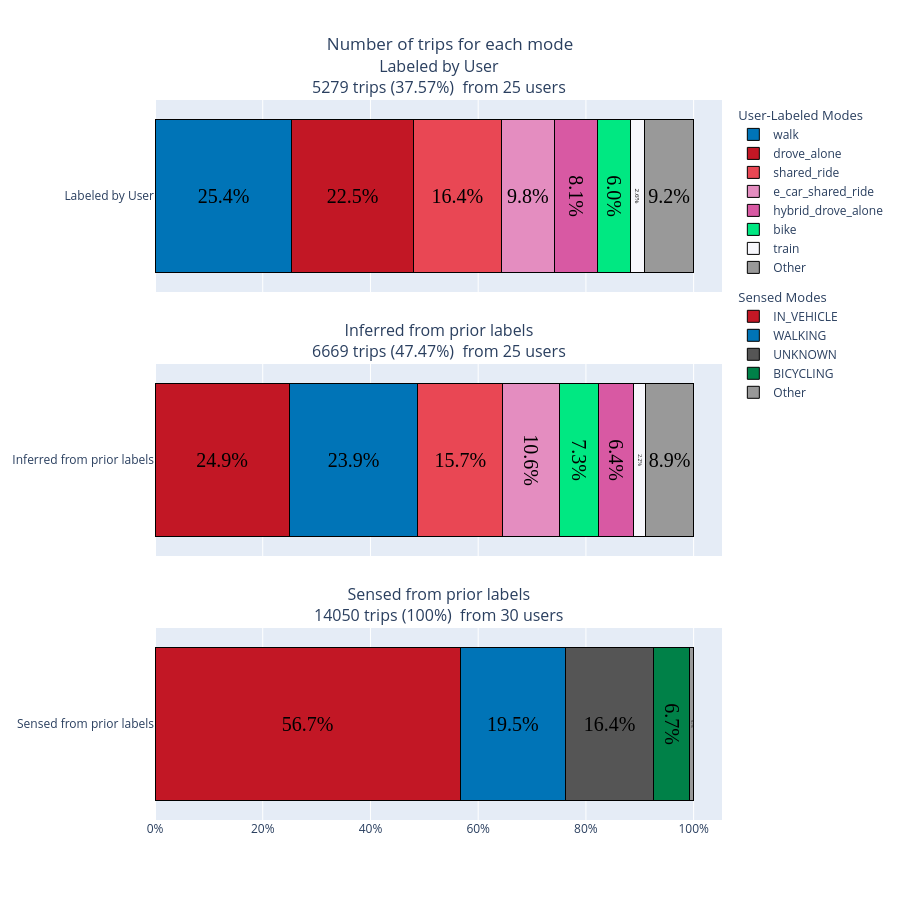

Write notebook code for a chart like this one.
### Code cell
text_results = [["Unmodified Alt Text", "Unmodified HTML"], ["Unmodified Alt Text", "Unmodified HTML"], ["Unmodified Alt Text", "Unmodified HTML"]]

panels = [
    {
        "df": expanded_ct,
        "text": stacked_bar_quality_text_labeled,
        "label": "Labeled by User",
        "legend_title": "User-Labeled Modes",
        "mode_col": "mode_confirm_w_other",
        "colors": colors_mode,
        "show_legend": True
    },

    {
        "df": expanded_ct_inferred,
        "text": stacked_bar_quality_text_inferred,
        "label": "Inferred from prior labels",
        "legend_title": "Inferred Modes",
        "mode_col": "mode_confirm_w_other",
        "colors": colors_mode,
        "show_legend": False
    },

    {
        "df": expanded_ct_sensed,
        "text": stacked_bar_quality_text_sensed,
        "label": "Sensed from prior labels",
        "legend_title": "Sensed Modes",
        "mode_col": "primary_mode",
        "colors": colors_sensed,
        "show_legend": True
    }
]

#layout + column params - TITLE IS DEFINED IN LAYOUT below, NOT IN BUILD_TRIP_PLOT
plot_title = "Number of trips for each mode"
plot_one_layout = dict(height=900,barmode='stack',showlegend=True,title=dict(text=plot_title, x=0.5),legend=dict(orientation="v",traceorder="grouped",tracegroupgap=10))

fig, filename = build_trip_plot(
    distance_col="distance",
    plot_title="Number of trips for each mode",
    file_name="Number_trips_each_mode",
    panels=panels,
    threshold=0.02,
    layout=plot_one_layout,
    use_distance=True
)

fig.update_layout(plot_one_layout)

### Figure 1 — Plotly figure (JSON) as saved in the notebook; plotly's stock layout.template omitted (floating-point values rounded to 4 significant figures)
{"data": [{"hovertemplate": "walk: 25.4%<extra></extra>", "insidetextanchor": "middle", "insidetextfont": {"color": "black", "family": "Times", "size": 20}, "legendgroup": "group_labeled_by_user", "legendgrouptitle": {"text": "User-Labeled Modes"}, "marker": {"color": "#0074b7", "line": {"color": "black", "width": 1}}, "name": "walk", "orientation": "h", "showlegend": true, "text": ["25.4%"], "textposition": "inside", "type": "bar", "x": [0.2542], "xaxis": "x", "y": ["Labeled by User"], "yaxis": "y"}, {"hovertemplate": "drove_alone: 22.5%<extra></extra>", "insidetextanchor": "middle", "insidetextfont": {"color": "black", "family": "Times", "size": 20}, "legendgroup": "group_labeled_by_user", "legendgrouptitle": {"text": "User-Labeled Modes"}, "marker": {"color": "#c21725", "line": {"color": "black", "width": 1}}, "name": "drove_alone", "orientation": "h", "showlegend": true, "text": ["22.5%"], "textposition": "inside", "type": "bar", "x": [0.225], "xaxis": "x", "y": ["Labeled by User"], "yaxis": "y"}, {"hovertemplate": "shared_ride: 16.4%<extra></extra>", "insidetextanchor": "middle", "insidetextfont": {"color": "black", "family": "Times", "size": 20}, "legendgroup": "group_labeled_by_user", "legendgrouptitle": {"text": "User-Labeled Modes"}, "marker": {"color": "#e94754", "line": {"color": "black", "width": 1}}, "name": "shared_ride", "orientation": "h", "showlegend": true, "text": ["16.4%"], "textposition": "inside", "type": "bar", "x": [0.1637], "xaxis": "x", "y": ["Labeled by User"], "yaxis": "y"}, {"hovertemplate": "e_car_shared_ride: 9.8%<extra></extra>", "insidetextanchor": "middle", "insidetextfont": {"color": "black", "family": "Times", "size": 20}, "legendgroup": "group_labeled_by_user", "legendgrouptitle": {"text": "User-Labeled Modes"}, "marker": {"color": "#e48dc0", "line": {"color": "black", "width": 1}}, "name": "e_car_shared_ride", "orientation": "h", "showlegend": true, "text": ["9.8%"], "textposition": "inside", "type": "bar", "x": [0.09831], "xaxis": "x", "y": ["Labeled by User"], "yaxis": "y"}, {"hovertemplate": "hybrid_drove_alone: 8.1%<extra></extra>", "insidetextanchor": "middle", "insidetextfont": {"color": "black", "family": "Times", "size": 20}, "legendgroup": "group_labeled_by_user", "legendgrouptitle": {"text": "User-Labeled Modes"}, "marker": {"color": "#d859a3", "line": {"color": "black", "width": 1}}, "name": "hybrid_drove_alone", "orientation": "h", "showlegend": true, "text": ["8.1%"], "textposition": "inside", "type": "bar", "x": [0.08089], "xaxis": "x", "y": ["Labeled by User"], "yaxis": "y"}, {"hovertemplate": "bike: 6.0%<extra></extra>", "insidetextanchor": "middle", "insidetextfont": {"color": "black", "family": "Times", "size": 20}, "legendgroup": "group_labeled_by_user", "legendgrouptitle": {"text": "User-Labeled Modes"}, "marker": {"color": "#00e882", "line": {"color": "black", "width": 1}}, "name": "bike", "orientation": "h", "showlegend": true, "text": ["6.0%"], "textposition": "inside", "type": "bar", "x": [0.06043], "xaxis": "x", "y": ["Labeled by User"], "yaxis": "y"}, {"hovertemplate": "train: 2.6%<extra></extra>", "insidetextanchor": "middle", "insidetextfont": {"color": "black", "family": "Times", "size": 20}, "legendgroup": "group_labeled_by_user", "legendgrouptitle": {"text": "User-Labeled Modes"}, "marker": {"color": "#f7f7fc", "line": {"color": "black", "width": 1}}, "name": "train", "orientation": "h", "showlegend": true, "text": ["2.6%"], "textposition": "inside", "type": "bar", "x": [0.02576], "xaxis": "x", "y": ["Labeled by User"], "yaxis": "y"}, {"hovertemplate": "Other: 9.2%<extra></extra>", "insidetextanchor": "middle", "insidetextfont": {"color": "black", "family": "Times", "size": 20}, "legendgroup": "group_labeled_by_user", "legendgrouptitle": {"text": "User-Labeled Modes"}, "marker": {"color": "#999", "line": {"color": "black", "width": 1}}, "name": "Other", "orientation": "h", "showlegend": true, "text": ["9.2%"], "textposition": "inside", "type": "bar", "x": [0.09168], "xaxis": "x", "y": ["Labeled by User"], "yaxis": "y"}, {"hovertemplate": "drove_alone: 24.9%<extra></extra>", "insidetextanchor": "middle", "insidetextfont": {"color": "black", "family": "Times", "size": 20}, "legendgroup": "group_inferred_from_prior_labels", "legendgrouptitle": {"text": "Inferred Modes"}, "marker": {"color": "#c21725", "line": {"color": "black", "width": 1}}, "name": "drove_alone", "orientation": "h", "showlegend": false, "text": ["24.9%"], "textposition": "inside", "type": "bar", "x": [0.2494], "xaxis": "x2", "y": ["Inferred from prior labels"], "yaxis": "y2"}, {"hovertemplate": "walk: 23.9%<extra></extra>", "insidetextanchor": "middle", "insidetextfont": {"color": "black", "family": "Times", "size": 20}, "legendgroup": "group_inferred_from_prior_labels", "legendgrouptitle": {"text": "Inferred Modes"}, "marker": {"color": "#0074b7", "line": {"color": "black", "width": 1}}, "name": "walk", "orientation": "h", "showlegend": false, "text": ["23.9%"], "textposition": "inside", "type": "bar", "x": [0.2389], "xaxis": "x2", "y": ["Inferred from prior labels"], "yaxis": "y2"}, {"hovertemplate": "shared_ride: 15.7%<extra></extra>", "insidetextanchor": "middle", "insidetextfont": {"color": "black", "family": "Times", "size": 20}, "legendgroup": "group_inferred_from_prior_labels", "legendgrouptitle": {"text": "Inferred Modes"}, "marker": {"color": "#e94754", "line": {"color": "black", "width": 1}}, "name": "shared_ride", "orientation": "h", "showlegend": false, "text": ["15.7%"], "textposition": "inside", "type": "bar", "x": [0.1568], "xaxis": "x2", "y": ["Inferred from prior labels"], "yaxis": "y2"}, {"hovertemplate": "e_car_shared_ride: 10.6%<extra></extra>", "insidetextanchor": "middle", "insidetextfont": {"color": "black", "family": "Times", "size": 20}, "legendgroup": "group_inferred_from_prior_labels", "legendgrouptitle": {"text": "Inferred Modes"}, "marker": {"color": "#e48dc0", "line": {"color": "black", "width": 1}}, "name": "e_car_shared_ride", "orientation": "h", "showlegend": false, "text": ["10.6%"], "textposition": "inside", "type": "bar", "x": [0.106], "xaxis": "x2", "y": ["Inferred from prior labels"], "yaxis": "y2"}, {"hovertemplate": "bike: 7.3%<extra></extra>", "insidetextanchor": "middle", "insidetextfont": {"color": "black", "family": "Times", "size": 20}, "legendgroup": "group_inferred_from_prior_labels", "legendgrouptitle": {"text": "Inferred Modes"}, "marker": {"color": "#00e882", "line": {"color": "black", "width": 1}}, "name": "bike", "orientation": "h", "showlegend": false, "text": ["7.3%"], "textposition": "inside", "type": "bar", "x": [0.07302], "xaxis": "x2", "y": ["Inferred from prior labels"], "yaxis": "y2"}, {"hovertemplate": "hybrid_drove_alone: 6.4%<extra></extra>", "insidetextanchor": "middle", "insidetextfont": {"color": "black", "family": "Times", "size": 20}, "legendgroup": "group_inferred_from_prior_labels", "legendgrouptitle": {"text": "Inferred Modes"}, "marker": {"color": "#d859a3", "line": {"color": "black", "width": 1}}, "name": "hybrid_drove_alone", "orientation": "h", "showlegend": false, "text": ["6.4%"], "textposition": "inside", "type": "bar", "x": [0.06403], "xaxis": "x2", "y": ["Inferred from prior labels"], "yaxis": "y2"}, {"hovertemplate": "train: 2.2%<extra></extra>", "insidetextanchor": "middle", "insidetextfont": {"color": "black", "family": "Times", "size": 20}, "legendgroup": "group_inferred_from_prior_labels", "legendgrouptitle": {"text": "Inferred Modes"}, "marker": {"color": "#f7f7fc", "line": {"color": "black", "width": 1}}, "name": "train", "orientation": "h", "showlegend": false, "text": ["2.2%"], "textposition": "inside", "type": "bar", "x": [0.02249], "xaxis": "x2", "y": ["Inferred from prior labels"], "yaxis": "y2"}, {"hovertemplate": "Other: 8.9%<extra></extra>", "insidetextanchor": "middle", "insidetextfont": {"color": "black", "family": "Times", "size": 20}, "legendgroup": "group_inferred_from_prior_labels", "legendgrouptitle": {"text": "Inferred Modes"}, "marker": {"color": "#999", "line": {"color": "black", "width": 1}}, "name": "Other", "orientation": "h", "showlegend": false, "text": ["8.9%"], "textposition": "inside", "type": "bar", "x": [0.08937], "xaxis": "x2", "y": ["Inferred from prior labels"], "yaxis": "y2"}, {"hovertemplate": "IN_VEHICLE: 56.7%<extra></extra>", "insidetextanchor": "middle", "insidetextfont": {"color": "black", "family": "Times", "size": 20}, "legendgroup": "group_sensed_from_prior_labels", "legendgrouptitle": {"text": "Sensed Modes"}, "marker": {"color": "#c21725", "line": {"color": "black", "width": 1}}, "name": "IN_VEHICLE", "orientation": "h", "showlegend": true, "text": ["56.7%"], "textposition": "inside", "type": "bar", "x": [0.567], "xaxis": "x3", "y": ["Sensed from prior labels"], "yaxis": "y3"}, {"hovertemplate": "WALKING: 19.5%<extra></extra>", "insidetextanchor": "middle", "insidetextfont": {"color": "black", "family": "Times", "size": 20}, "legendgroup": "group_sensed_from_prior_labels", "legendgrouptitle": {"text": "Sensed Modes"}, "marker": {"color": "#0074b7", "line": {"color": "black", "width": 1}}, "name": "WALKING", "orientation": "h", "showlegend": true, "text": ["19.5%"], "textposition": "inside", "type": "bar", "x": [0.1949], "xaxis": "x3", "y": ["Sensed from prior labels"], "yaxis": "y3"}, {"hovertemplate": "UNKNOWN: 16.4%<extra></extra>", "insidetextanchor": "middle", "insidetextfont": {"color": "black", "family": "Times", "size": 20}, "legendgroup": "group_sensed_from_prior_labels", "legendgrouptitle": {"text": "Sensed Modes"}, "marker": {"color": "#555555", "line": {"color": "black", "width": 1}}, "name": "UNKNOWN", "orientation": "h", "showlegend": true, "text": ["16.4%"], "textposition": "inside", "type": "bar", "x": [0.1642], "xaxis": "x3", "y": ["Sensed from prior labels"], "yaxis": "y3"}, {"hovertemplate": "BICYCLING: 6.7%<extra></extra>", "insidetextanchor": "middle", "insidetextfont": {"color": "black", "family": "Times", "size": 20}, "legendgroup": "group_sensed_from_prior_labels", "legendgrouptitle": {"text": "Sensed Modes"}, "marker": {"color": "#008148", "line": {"color": "black", "width": 1}}, "name": "BICYCLING", "orientation": "h", "showlegend": true, "text": ["6.7%"], "textposition": "inside", "type": "bar", "x": [0.06705], "xaxis": "x3", "y": ["Sensed from prior labels"], "yaxis": "y3"}, {"hovertemplate": "Other: 0.7%<extra></extra>", "insidetextanchor": "middle", "insidetextfont": {"color": "black", "family": "Times", "size": 20}, "legendgroup": "group_sensed_from_prior_labels", "legendgrouptitle": {"text": "Sensed Modes"}, "marker": {"color": "#999", "line": {"color": "black", "width": 1}}, "name": "Other", "orientation": "h", "showlegend": true, "text": ["0.7%"], "textposition": "inside", "type": "bar", "x": [0.006833], "xaxis": "x3", "y": ["Sensed from prior labels"], "yaxis": "y3"}], "layout": {"annotations": [{"font": {"size": 16}, "showarrow": false, "text": "Labeled by User<br>5279 trips (37.57%)\n from 25 users", "x": 0.5, "xanchor": "center", "xref": "paper", "y": 1, "yanchor": "bottom", "yref": "paper"}, {"font": {"size": 16}, "showarrow": false, "text": "Inferred from prior labels<br>6669 trips (47.47%)\n from 25 users", "x": 0.5, "xanchor": "center", "xref": "paper", "y": 0.6333, "yanchor": "bottom", "yref": "paper"}, {"font": {"size": 16}, "showarrow": false, "text": "Sensed from prior labels<br>14050 trips (100%)\n from 30 users", "x": 0.5, "xanchor": "center", "xref": "paper", "y": 0.2667, "yanchor": "bottom", "yref": "paper"}], "barmode": "stack", "height": 900, "legend": {"orientation": "v", "tracegroupgap": 10, "traceorder": "grouped"}, "showlegend": true, "title": {"text": "Number of trips for each mode", "x": 0.5}, "xaxis": {"anchor": "y", "domain": [0, 1], "matches": "x3", "showticklabels": false, "tickformat": ".0%"}, "xaxis2": {"anchor": "y2", "domain": [0, 1], "matches": "x3", "showticklabels": false, "tickformat": ".0%"}, "xaxis3": {"anchor": "y3", "domain": [0, 1], "tickformat": ".0%"}, "yaxis": {"anchor": "x", "domain": [0.7333, 1]}, "yaxis2": {"anchor": "x2", "domain": [0.3667, 0.6333]}, "yaxis3": {"anchor": "x3", "domain": [0, 0.2667]}}}
